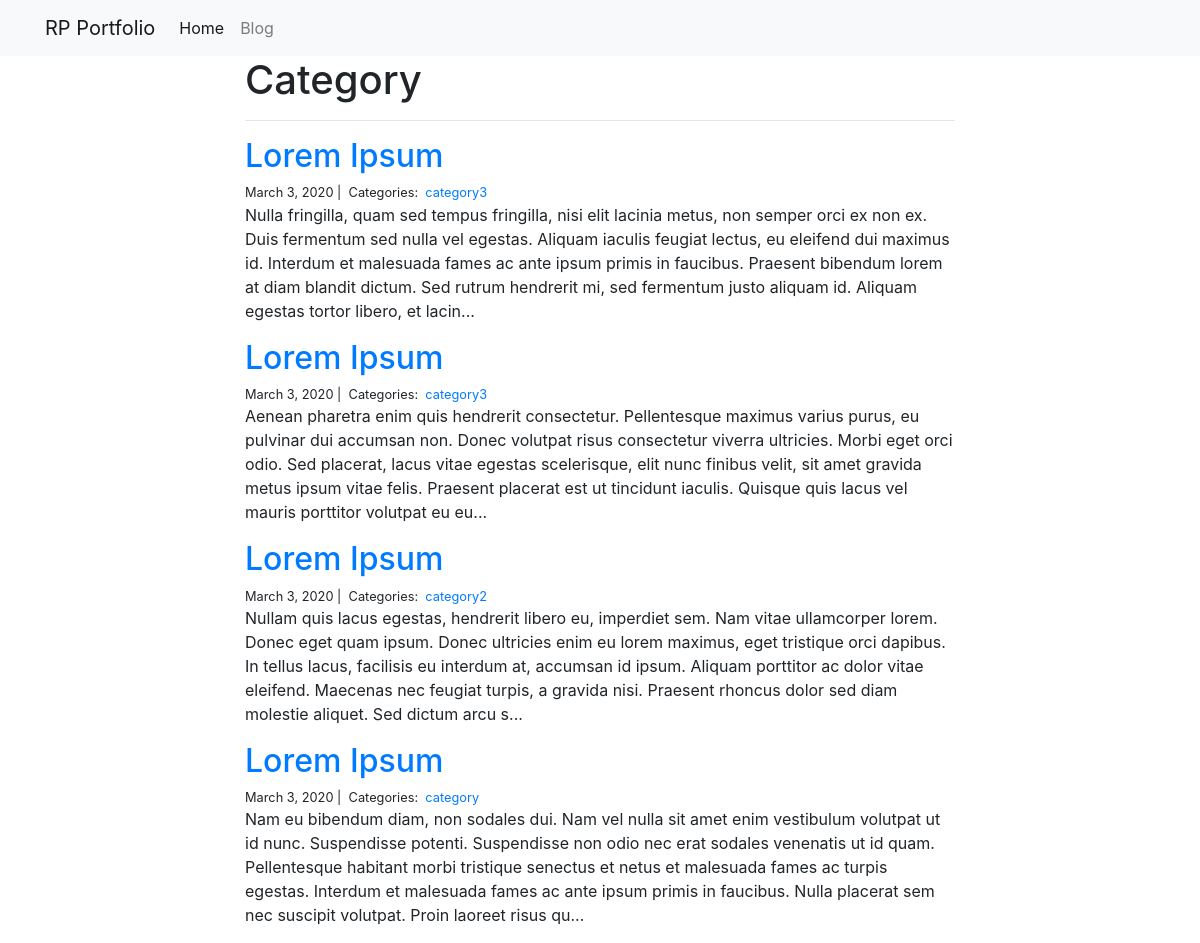
Screenshot of /blog/category/ with the database file from the repository.
### blog/models.py (models this page shows)
class Category(models.Model):
	name = models.CharField(max_length = 20)

class Post(models.Model):
	title = models.CharField(max_length = 255)
	body = models.TextField()
	created_on = models.DateTimeField(auto_now_add = True)
	last_modified = models.DateTimeField(auto_now = True)
	categories = models.ManyToManyField('Category', related_name = 'posts')

### blog/views.py (the view)
# urls.py: path("<category>/", views.blog_category, name = "blog_category"),
def blog_category(request, category):
	posts = Post.objects.filter(
		categories__name__contains = category
		).order_by(
			'-created_on'
		)
	context = {
		"category": category,
		"posts": posts
	}
	return render(request, "blog_category.html", context)

### projects/templates/blog_category.html
{% extends "base.html" %}
{% block page_content %}
<div class="col-md-8 offset-md-2">
    <h1>{{ category | title }}</h1>
    <hr>
    {% for post in posts %}
        <h2><a href="{% url 'blog_detail' post.pk%}">{{ post.title }}</a></h2>
        <small>
            {{ post.created_on.date }} |&nbsp;
            Categories:&nbsp;
            {% for category in post.categories.all %}
            <a href="{% url 'blog_category' category.name %}">
                {{ category.name }}
            </a>&nbsp;
            {% endfor %}
        </small>
        <p>{{ post.body | slice:":400" }}...</p>
    {% endfor %}
</div>
{% endblock %}

### projects/templates/base.html (shortened to what this page needs)
<link rel="stylesheet" href="https://stackpath.bootstrapcdn.com/bootstrap/4.1.3/css/bootstrap.min.css">
<nav class="navbar navbar-expand-lg navbar-light bg-light">
    <div class="container">
        <a class="navbar-brand" href="{% url 'project_index' %}">RP Portfolio</a>
        <div class="collapse navbar-collapse" id="navbarSupportedContent">
          <ul class="navbar-nav mr-auto">
            <li class="nav-item active">
              <a class="nav-link" href="{% url 'project_index' %}">Home</a>
            </li>
            <li class="nav-item">
              <a class="nav-link" href="#">Blog</a>
            </li>
          </ul>
        </div>
    </div>
</nav>
<div class="container">
    {% block page_content %}{% endblock %}
</div>

### rows the page displays
Category: name "Category", name "category"
Post: title "Lorem Ipsum", created_on "March 3, 2020", body "Nulla fringilla, quam sed tempus fringilla, nisi elit lacinia metus, non semper orci ex non ex. Duis fermentum sed nulla vel egestas. Aliquam iaculis feugiat lectus, eu eleifend dui maximus id. Interdum et malesuada fames ac ante ipsum primis in faucibus. Praesent bibendum lorem at diam blandit dictum. Sed rutrum hendrerit mi, sed fermentum justo aliquam id. Aliquam egestas tortor libero, et lacin"
Category: name "category3"
Post: title "Lorem Ipsum", created_on "March 3, 2020", body "Aenean pharetra enim quis hendrerit consectetur. Pellentesque maximus varius purus, eu pulvinar dui accumsan non. Donec volutpat risus consectetur viverra ultricies. Morbi eget orci odio. Sed placerat, lacus vitae egestas scelerisque, elit nunc finibus velit, sit amet gravida metus ipsum vitae felis. Praesent placerat est ut tincidunt iaculis. Quisque quis lacus vel mauris porttitor volutpat eu eu"
Category: name "category3"
Post: title "Lorem Ipsum", created_on "March 3, 2020", body "Nullam quis lacus egestas, hendrerit libero eu, imperdiet sem. Nam vitae ullamcorper lorem. Donec eget quam ipsum. Donec ultricies enim eu lorem maximus, eget tristique orci dapibus. In tellus lacus, facilisis eu interdum at, accumsan id ipsum. Aliquam porttitor ac dolor vitae eleifend. Maecenas nec feugiat turpis, a gravida nisi. Praesent rhoncus dolor sed diam molestie aliquet. Sed dictum arcu s"
Category: name "category2"
Post: title "Lorem Ipsum", created_on "March 3, 2020", body "Nam eu bibendum diam, non sodales dui. Nam vel nulla sit amet enim vestibulum volutpat ut id nunc. Suspendisse potenti. Suspendisse non odio nec erat sodales venenatis ut id quam. Pellentesque habitant morbi tristique senectus et netus et malesuada fames ac turpis egestas. Interdum et malesuada fames ac ante ipsum primis in faucibus. Nulla placerat sem nec suscipit volutpat. Proin laoreet risus qu"
